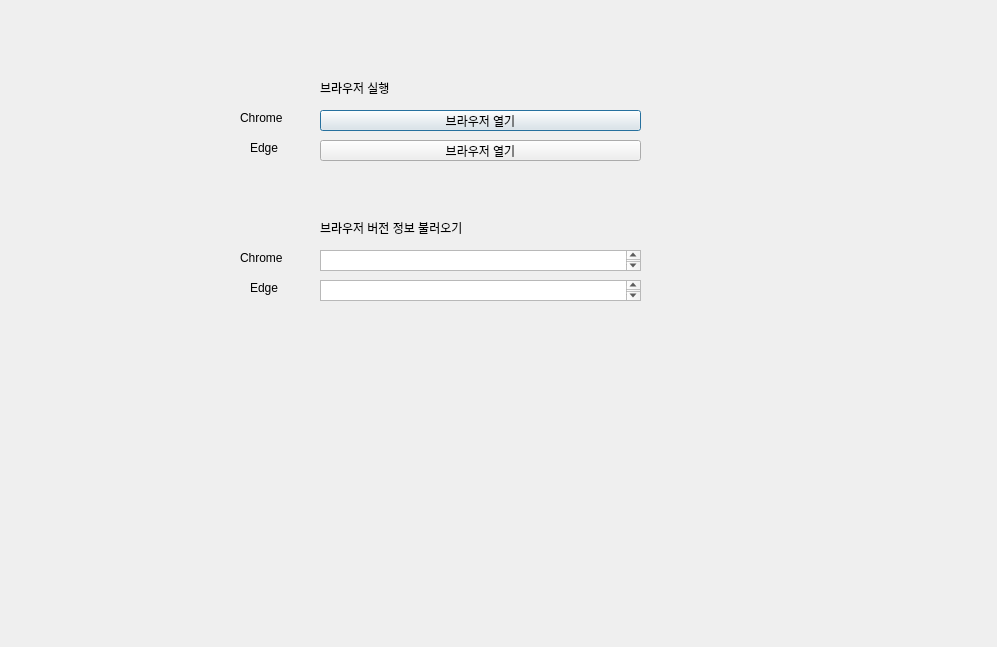
<?xml version="1.0" encoding="UTF-8"?>
<ui version="4.0">
 <class>Dialog</class>
 <widget class="QDialog" name="Dialog">
  <property name="geometry">
   <rect>
    <x>0</x>
    <y>0</y>
    <width>997</width>
    <height>647</height>
   </rect>
  </property>
  <property name="windowTitle">
   <string>Dialog</string>
  </property>
  <widget class="QPushButton" name="pushButton">
   <property name="geometry">
    <rect>
     <x>320</x>
     <y>110</y>
     <width>321</width>
     <height>21</height>
    </rect>
   </property>
   <property name="text">
    <string>브라우저 열기</string>
   </property>
  </widget>
  <widget class="QPushButton" name="pushButton_2">
   <property name="geometry">
    <rect>
     <x>320</x>
     <y>140</y>
     <width>321</width>
     <height>21</height>
    </rect>
   </property>
   <property name="text">
    <string>브라우저 열기</string>
   </property>
  </widget>
  <widget class="QLabel" name="label">
   <property name="geometry">
    <rect>
     <x>240</x>
     <y>110</y>
     <width>64</width>
     <height>15</height>
    </rect>
   </property>
   <property name="text">
    <string>Chrome</string>
   </property>
  </widget>
  <widget class="QLabel" name="label_2">
   <property name="geometry">
    <rect>
     <x>250</x>
     <y>140</y>
     <width>64</width>
     <height>15</height>
    </rect>
   </property>
   <property name="text">
    <string>Edge</string>
   </property>
  </widget>
  <widget class="QLabel" name="label_3">
   <property name="geometry">
    <rect>
     <x>320</x>
     <y>80</y>
     <width>171</width>
     <height>16</height>
    </rect>
   </property>
   <property name="text">
    <string>브라우저 실행</string>
   </property>
  </widget>
  <widget class="QLabel" name="label_4">
   <property name="geometry">
    <rect>
     <x>250</x>
     <y>280</y>
     <width>64</width>
     <height>15</height>
    </rect>
   </property>
   <property name="text">
    <string>Edge</string>
   </property>
  </widget>
  <widget class="QLabel" name="label_5">
   <property name="geometry">
    <rect>
     <x>240</x>
     <y>250</y>
     <width>64</width>
     <height>15</height>
    </rect>
   </property>
   <property name="text">
    <string>Chrome</string>
   </property>
  </widget>
  <widget class="QLabel" name="label_6">
   <property name="geometry">
    <rect>
     <x>320</x>
     <y>220</y>
     <width>201</width>
     <height>16</height>
    </rect>
   </property>
   <property name="text">
    <string>브라우저 버전 정보 불러오기</string>
   </property>
  </widget>
  <widget class="QTextBrowser" name="textBrowser">
   <property name="geometry">
    <rect>
     <x>320</x>
     <y>250</y>
     <width>321</width>
     <height>21</height>
    </rect>
   </property>
  </widget>
  <widget class="QTextBrowser" name="textBrowser_2">
   <property name="geometry">
    <rect>
     <x>320</x>
     <y>280</y>
     <width>321</width>
     <height>21</height>
    </rect>
   </property>
  </widget>
  <zorder>label</zorder>
  <zorder>label_2</zorder>
  <zorder>pushButton</zorder>
  <zorder>pushButton_2</zorder>
  <zorder>label_3</zorder>
  <zorder>label_4</zorder>
  <zorder>label_5</zorder>
  <zorder>label_6</zorder>
  <zorder>textBrowser</zorder>
  <zorder>textBrowser_2</zorder>
 </widget>
 <resources/>
 <connections/>
</ui>
